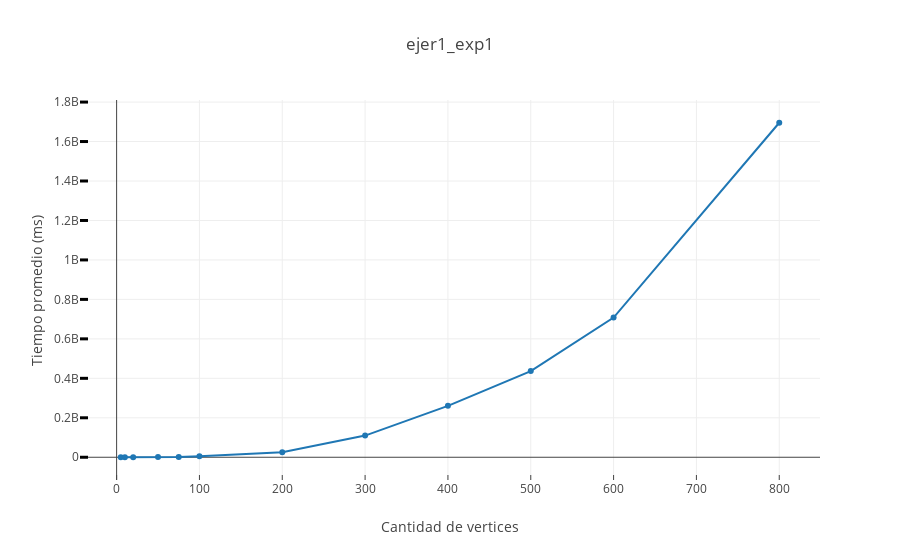
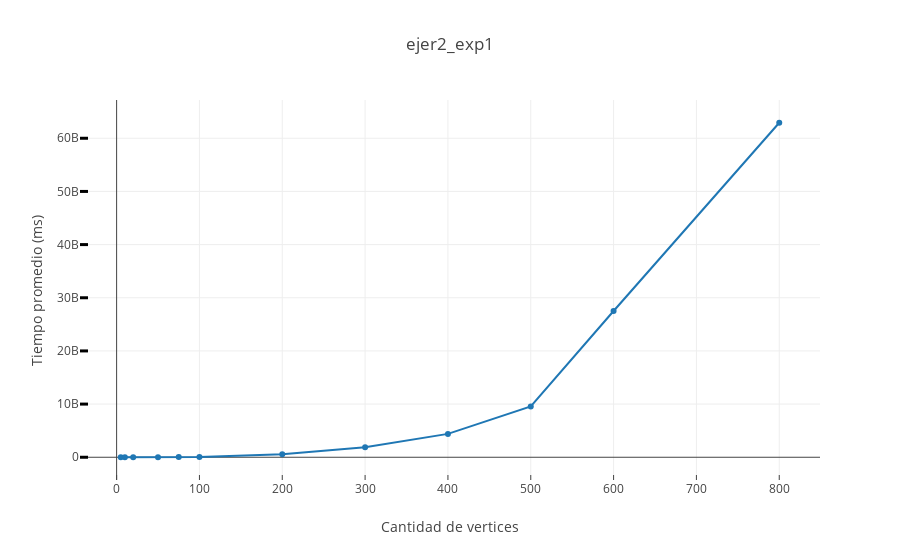
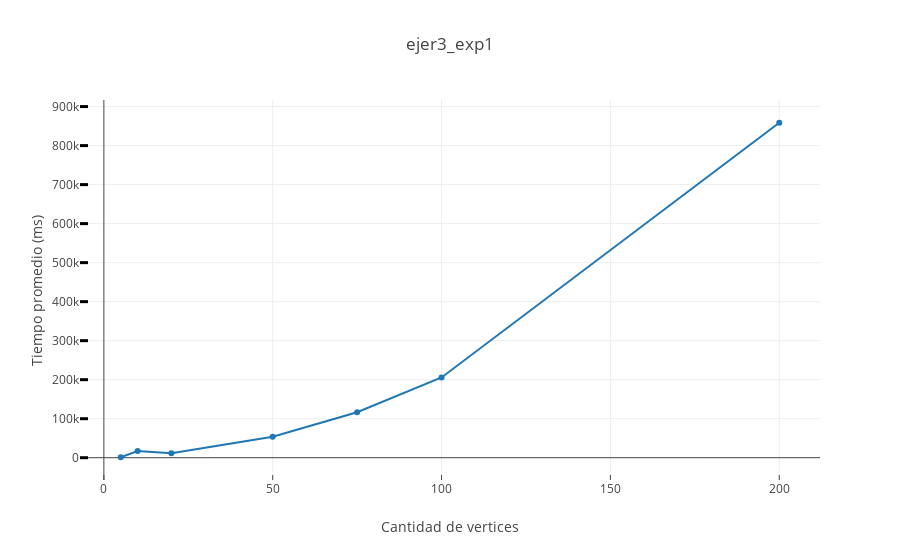
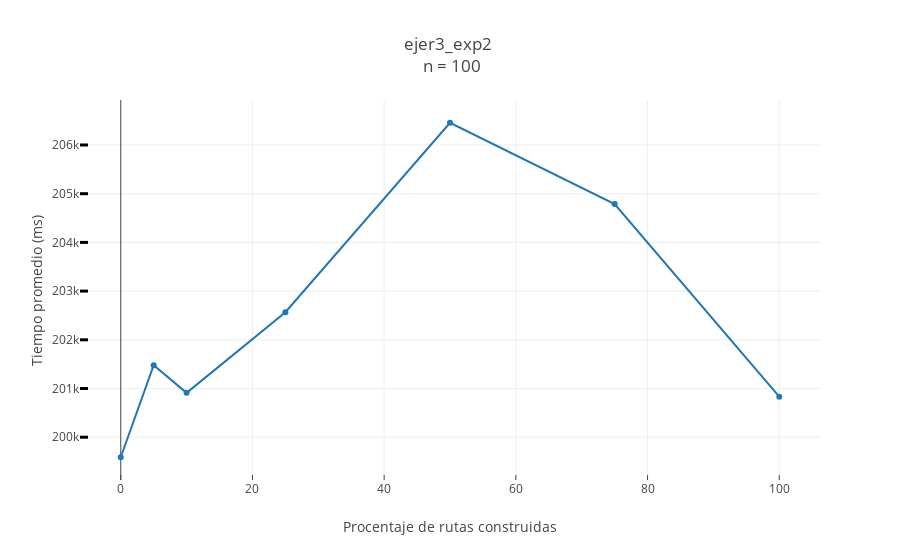

The notebook cell these images were saved under, in order:
### Code cell
import os
import plotly
import pandas as pd
import numpy as np
import plotly.plotly as py
import plotly.figure_factory as ff
import plotly.graph_objs as go
import collections

plotly.tools.set_credentials_file(username='Fernet', api_key='zC7ogVfVT5UPcpu2VKse')
plotly.offline.init_notebook_mode(connected=True)

#---------------- Settings ----------------

image_ext = "svg" #Extension para bajar los graficos
poda = 5 #Cuantos datos se dejan a cada lado al podar
image_h = 1000
image_w = 1400

#---------------- Funciones ----------------


#Toma el archivo a leer y si se quiere ordenar por tam o por tiempo promedio. Por default, se ordenan por num_tira

#Experimentos 1.1, 2.1 y 3.1, n variable
def procesar_csv_nVar(data_path):
    df = pd.read_csv(data_path, sep = ";")
    cant_exp = df.shape[0] #Shape = (filas, columnas)
    proms = []
    #Ordeno las instancias por tiempo
    df.sort_values("Tiempo", inplace = "True")
    #Descarto los valores en los extremos
    df = df.iloc[poda : cant_exp - poda, :]

    promedio = df["Tiempo"].mean() #Promedio podado de las instancias
    v = df["V"].iloc[0]    
    
    
    ret_data = v, promedio
    
    return ret_data

def procesar_carpeta_nVar(folder_path):
    tam = []
    proms = []
    for root, dirs, files in os.walk(folder_path):
        for file in files:
            if file.endswith(".csv"):
                file = folder_path + "/" + file
                f = open(file, 'r')
                datos = procesar_csv_nVar(file)
                tam.append(datos[0])
                proms.append(datos[1])
                f.close()
    
    dict = {"Tam": tam, "Proms": proms}
    df = pd.DataFrame(data = dict)
    df.sort_values("Tam", inplace = True)
    return df

#Experimentos 1.2, 3.2, %k utilizables o %const variable
def procesar_csv_pctVar(data_path, var):  #var es string. Ejs: pctConst, pctK
    df = pd.read_csv(data_path, sep = ";")
    cant_exp = df.shape[0] #Shape = (filas, columnas)
    pct_prom = df[var].mean().round()
    proms = []
    #Ordeno las instancias por tiempo
    df.sort_values("Tiempo", inplace = "True")
    #Descarto los valores en los extremos
    df = df.iloc[poda : cant_exp - poda, :]

    promedio = df["Tiempo"].mean() #Promedio podado de las instancias
    
    ret_data = pct_prom, promedio
    
    return ret_data

def procesar_carpeta_pctVar(folder_path, var):
    pctVar = []
    proms = []
    for root, dirs, files in os.walk(folder_path):
        for file in files:
            if file.endswith(".csv"):
                file = folder_path + "/" + file
                f = open(file, 'r')
                datos = procesar_csv_pctVar(file, var)
                pctVar.append(datos[0])
                proms.append(datos[1])
                f.close()
    
    dict = {"pctVar": pctVar, "Proms": proms}
    df = pd.DataFrame(data = dict)
    df.sort_values("pctVar", inplace = True)
    return df      

#Toma un vector de tuplas (x, y, nombre) y devuelve una figura con cada tupla de datos
def crear_fig(traces, xtitle, ytitle, fig_title):
    data = []
    for trace in traces:
        #Para que todas las traces sean distintas ademas del color
        i = 0
        modo = str(i)
        i += 1

        new_trace = go.Scatter(
            x = trace[0],
            y = trace[1],
            name = trace[2],
            mode = modo
                
        )
        data.append(new_trace)
    
    layout = go.Layout(
        xaxis=dict(
            tickmode = "auto",
            #nticks = cant_exp,
            ticks = "inside",
            #tick0 = 0,
            #ticklen = 8,
            #dtick = 3,
            title = xtitle,
            tickangle = 0
        ),
        yaxis=dict(
            tick0 = 0,
            zeroline = "False",
            ticks='inside',
            ticklen=8,
            tickwidth=3,
            tickcolor='#000',
            title = ytitle
        ),
        legend=dict(
            x=10,
            y=1,
            traceorder='normal',
            font=dict(
                family='sans-serif',
                size=12,
                color='#000'
            ),
            bgcolor='#E2E2E2',
            bordercolor='#FFFFFF',
            borderwidth=2
        ),
        title = fig_title
    )
    
    return go.Figure(data=data, layout=layout)

#---------------- Script ----------------

#Procesamiento de datos

data_ejer1_exp1 = procesar_carpeta_nVar("Outputs/Ej1/outsTiempo/exp1")
ejer1_exp1_tams =  data_ejer1_exp1["Tam"]
ejer1_exp1_proms =  data_ejer1_exp1["Proms"]

data_ejer2_exp1 = procesar_carpeta_nVar("Outputs/Ej2/outsTiempo/exp1")
ejer2_exp1_tams =  data_ejer2_exp1["Tam"]
ejer2_exp1_proms =  data_ejer2_exp1["Proms"]

data_ejer3_exp1 = procesar_carpeta_nVar("Outputs/Ej3/outsTiempo/exp1")
ejer3_exp1_tams =  data_ejer3_exp1["Tam"]
ejer3_exp1_proms =  data_ejer3_exp1["Proms"]

data_ejer3_exp2 = procesar_carpeta_pctConstVar("Outputs/Ej3/outsTiempo/exp2")
ejer3_exp2_pctConst =  data_ejer3_exp2["pctConst"]
ejer3_exp2_proms =  data_ejer3_exp2["Proms"]

# #Traces
ejer1_exp1_trace = (ejer1_exp1_tams, ejer1_exp1_proms, "ejer1_exp1")

ejer2_exp1_trace = (ejer2_exp1_tams, ejer2_exp1_proms, "ejer2_exp1")

ejer3_exp1_trace = (ejer3_exp1_tams, ejer3_exp1_proms, "ejer3_exp1")
ejer3_exp2_trace = (ejer3_exp2_pctConst, ejer3_exp2_proms, "ejer3_exp2")


#Graficos

#Exp 1.1
nombre = "ejer1_exp1"

traces = [ejer1_exp1_trace]

fig = crear_fig(traces, "Cantidad de vertices", "Tiempo promedio (ms)", nombre)

plotly.offline.iplot(fig)

#Exp 2.1
nombre = "ejer2_exp1"

traces = [ejer2_exp1_trace]

fig = crear_fig(traces, "Cantidad de vertices", "Tiempo promedio (ms)", nombre)

plotly.offline.iplot(fig)

#Exp 3.1
nombre = "ejer3_exp1"

traces = [ejer3_exp1_trace]

fig = crear_fig(traces, "Cantidad de vertices", "Tiempo promedio (ms)", nombre)

plotly.offline.iplot(fig)

#Exp 3.2
nombre = "ejer3_exp2 <br> n = 100"

traces = [ejer3_exp2_trace]

fig = crear_fig(traces, "Procentaje de rutas construidas", "Tiempo promedio (ms)", nombre)

plotly.offline.iplot(fig)

### Figure 1 — Plotly figure (JSON) as saved in the notebook; plotly's stock layout.template omitted (floating-point values rounded to 4 significant figures)
{"data": [{"mode": "0", "name": "ejer1_exp1", "type": "scatter", "x": [5, 10, 20, 50, 75, 100, 200, 300, 400, 500, 600, 800], "y": [3411.0, 12210.0, 57460.0, 900818, 1526000.0, 4877000.0, 25250000.0, 109800000.0, 260500000.0, 436700000.0, 707900000.0, 1695000000.0]}], "layout": {"legend": {"bgcolor": "#E2E2E2", "bordercolor": "#FFFFFF", "borderwidth": 2, "font": {"color": "#000", "family": "sans-serif", "size": 12}, "traceorder": "normal", "x": 10, "y": 1}, "title": "ejer1_exp1", "xaxis": {"tickangle": 0, "tickmode": "auto", "ticks": "inside", "title": "Cantidad de vertices"}, "yaxis": {"tick0": 0, "tickcolor": "#000", "ticklen": 8, "ticks": "inside", "tickwidth": 3, "title": "Tiempo promedio (ms)", "zeroline": "False"}}}

### Figure 2 — Plotly figure (JSON) as saved in the notebook; plotly's stock layout.template omitted (floating-point values rounded to 4 significant figures)
{"data": [{"mode": "0", "name": "ejer2_exp1", "type": "scatter", "x": [5, 10, 20, 50, 75, 100, 200, 300, 400, 500, 600, 800], "y": [7047.0, 62087, 430800.0, 6723000.0, 28170000.0, 63060000.0, 575600000.0, 1882000000.0, 4393000000.0, 9553000000.0, 27510000000.0, 62920000000.0]}], "layout": {"legend": {"bgcolor": "#E2E2E2", "bordercolor": "#FFFFFF", "borderwidth": 2, "font": {"color": "#000", "family": "sans-serif", "size": 12}, "traceorder": "normal", "x": 10, "y": 1}, "title": "ejer2_exp1", "xaxis": {"tickangle": 0, "tickmode": "auto", "ticks": "inside", "title": "Cantidad de vertices"}, "yaxis": {"tick0": 0, "tickcolor": "#000", "ticklen": 8, "ticks": "inside", "tickwidth": 3, "title": "Tiempo promedio (ms)", "zeroline": "False"}}}

### Figure 3 — Plotly figure (JSON) as saved in the notebook; plotly's stock layout.template omitted (floating-point values rounded to 4 significant figures)
{"data": [{"mode": "0", "name": "ejer3_exp1", "type": "scatter", "x": [5, 10, 20, 50, 75, 100, 200], "y": [1185.0, 17240.0, 11180.0, 53900.0, 116700.0, 205600.0, 858500.0]}], "layout": {"legend": {"bgcolor": "#E2E2E2", "bordercolor": "#FFFFFF", "borderwidth": 2, "font": {"color": "#000", "family": "sans-serif", "size": 12}, "traceorder": "normal", "x": 10, "y": 1}, "title": "ejer3_exp1", "xaxis": {"tickangle": 0, "tickmode": "auto", "ticks": "inside", "title": "Cantidad de vertices"}, "yaxis": {"tick0": 0, "tickcolor": "#000", "ticklen": 8, "ticks": "inside", "tickwidth": 3, "title": "Tiempo promedio (ms)", "zeroline": "False"}}}

### Figure 4 — Plotly figure (JSON) as saved in the notebook; plotly's stock layout.template omitted (floating-point values rounded to 4 significant figures)
{"data": [{"mode": "0", "name": "ejer3_exp2", "type": "scatter", "x": [0, 5, 10, 25, 50, 75, 100], "y": [199600.0, 201500.0, 200900.0, 202600.0, 206500.0, 204800.0, 200800.0]}], "layout": {"legend": {"bgcolor": "#E2E2E2", "bordercolor": "#FFFFFF", "borderwidth": 2, "font": {"color": "#000", "family": "sans-serif", "size": 12}, "traceorder": "normal", "x": 10, "y": 1}, "title": "ejer3_exp2 <br> n = 100", "xaxis": {"tickangle": 0, "tickmode": "auto", "ticks": "inside", "title": "Procentaje de rutas construidas"}, "yaxis": {"tick0": 0, "tickcolor": "#000", "ticklen": 8, "ticks": "inside", "tickwidth": 3, "title": "Tiempo promedio (ms)", "zeroline": "False"}}}
